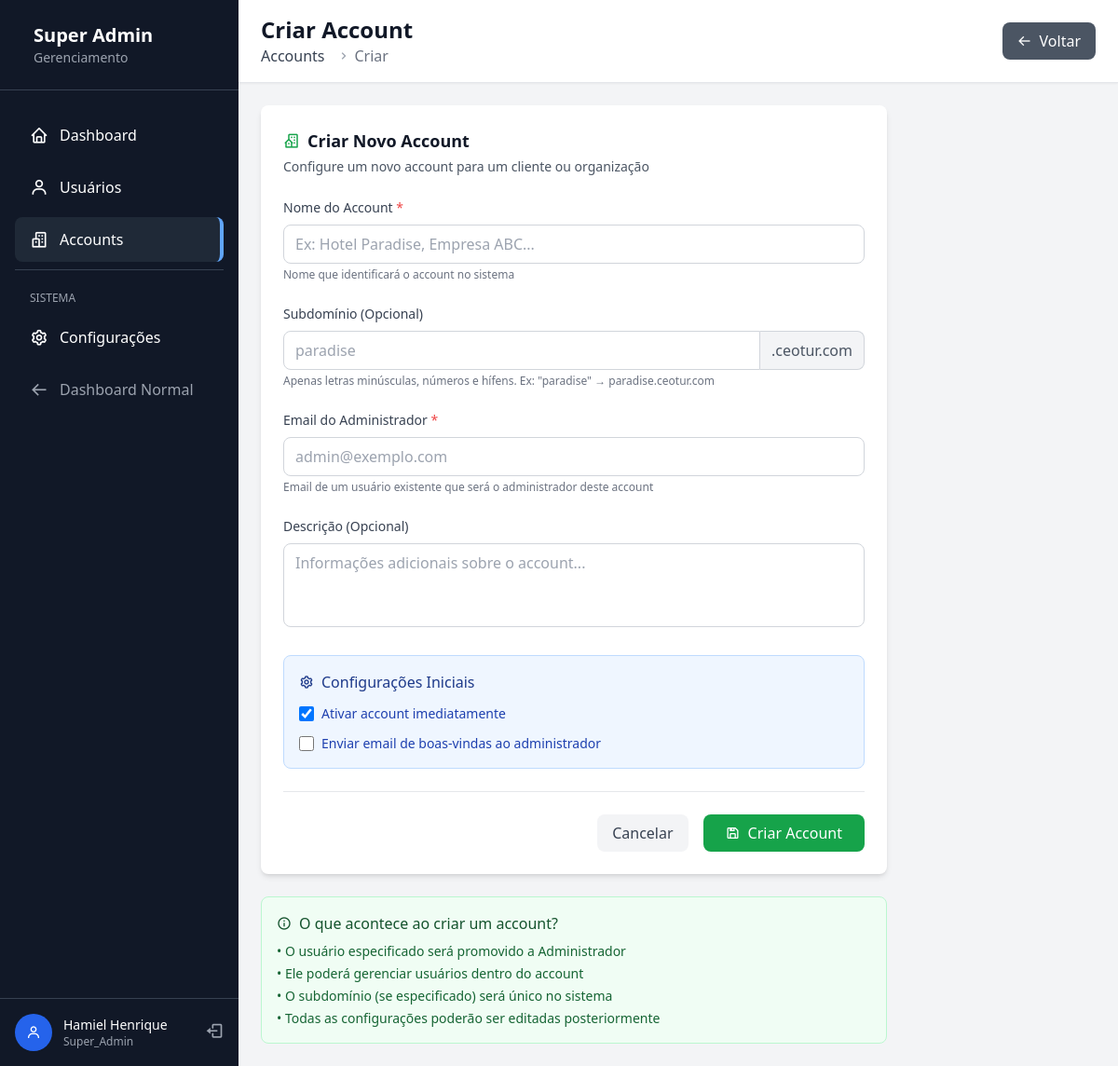
/super-admin/accounts/create (signed in), run on an earlier commit of the app's database.
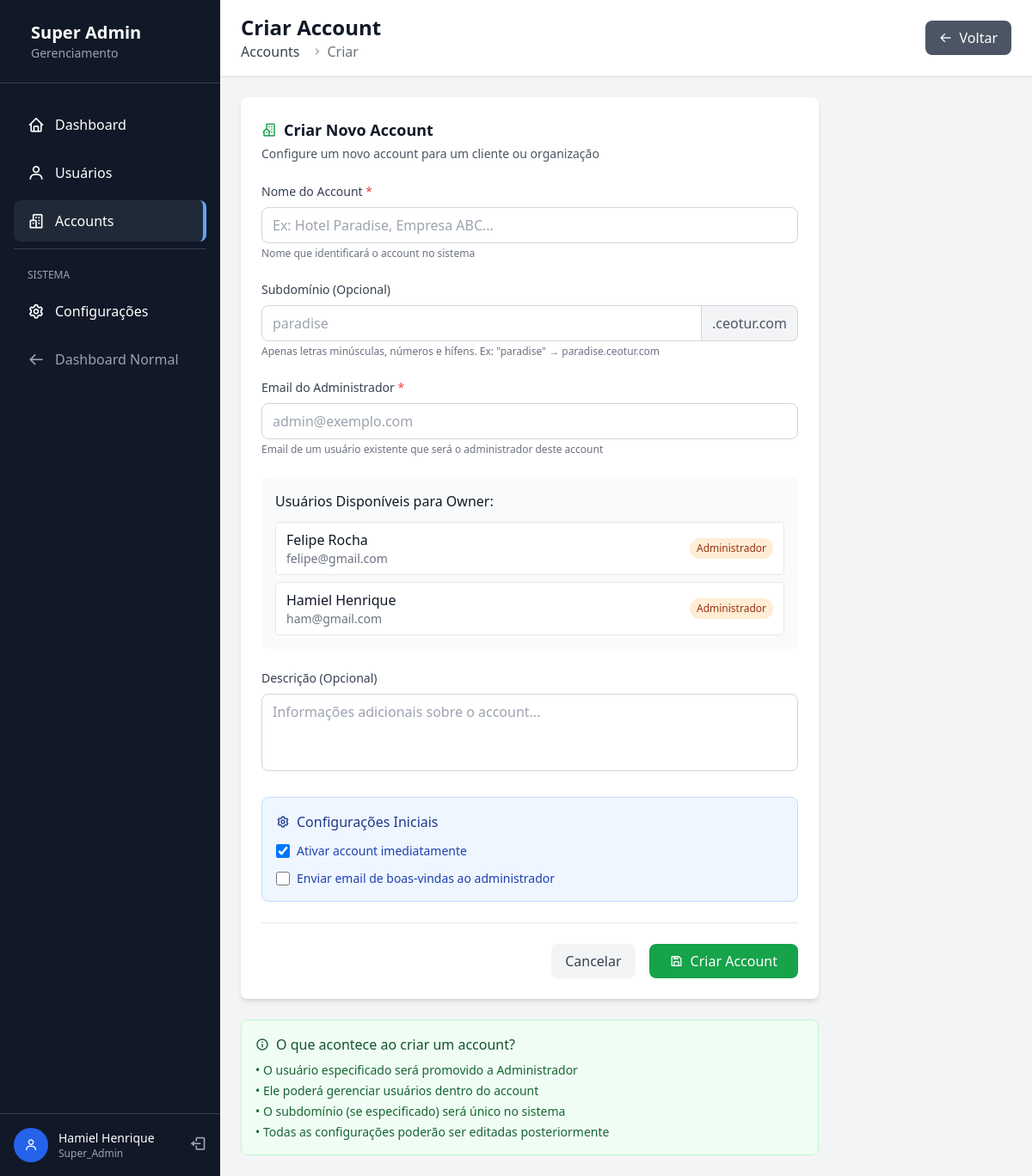
And on a later commit of the database.
### app/models/user.py (models this page shows, shortened)
class User(UserMixin, db.Model):
    __tablename__ = 'users'
    id = db.Column(db.Integer, primary_key=True)
    email = db.Column(db.String(120), unique=True, nullable=False, index=True)
    password_hash = db.Column(db.String(128), nullable=False)
    first_name = db.Column(db.String(50), nullable=False)
    last_name = db.Column(db.String(50), nullable=False)
    theme_preference = db.Column(db.String(10), default='light')
    role = db.Column(db.Enum(UserRole), nullable=False, default=UserRole.USER)
    created_at = db.Column(db.DateTime, default=datetime.utcnow, nullable=False)
    updated_at = db.Column(db.DateTime, default=datetime.utcnow, onupdate=datetime.utcnow)
    last_login = db.Column(db.DateTime)
    accounts = db.relationship('Account',
                              secondary=user_accounts,
                              backref=db.backref('members', lazy='dynamic'),
                              lazy='dynamic')
    def is_super_admin(self):
        return self.role == UserRole.SUPER_ADMIN
    def get_full_name(self):
        return f"{self.first_name} {self.last_name}".strip()

### app/frontend/routes/super_admin/accounts.py (the view, shortened to what this page needs)
@accounts_bp.route('/create', methods=['GET', 'POST'])
@super_admin_required
def create():
    available_users = User.query.filter(
        (User.role == UserRole.USER) | (User.role == UserRole.ADMINISTRADOR)
    ).all()
    return render_template('super_admin/accounts/create.html', users=available_users)

### app/frontend/routes/super_admin/__init__.py (called while the page is built)
def super_admin_required(f):
    @wraps(f)
    @login_required
    def decorated_function(*args, **kwargs):
        if not current_user.is_authenticated:
            flash('Você precisa estar logado!', 'error')
            return redirect(url_for('auth.login'))
        if not current_user.is_super_admin():
            flash('Acesso negado! Área restrita para Super Admin.', 'error')
            return redirect(url_for('main.dashboard'))
        return f(*args, **kwargs)
    return decorated_function

### app/frontend/templates/super_admin/accounts/create.html (shortened to what the changed rows need)
{% extends "super_admin/base.html" %}
{% block page_title %}Criar Account{% endblock %}
{% block content %}
<div class="max-w-2xl">
    <div class="bg-white rounded-lg shadow-md p-6">
        <form method="POST" class="space-y-6">
            {% if users %}
            <div class="bg-gray-50 rounded-lg p-4">
                <h4 class="font-medium text-gray-900 mb-3">Usuários Disponíveis para Owner:</h4>
                <div class="max-h-40 overflow-y-auto space-y-2">
                    {% for user in users %}
                    <div class="flex items-center justify-between py-2 px-3 bg-white rounded border">
                        <div>
                            <p class="font-medium text-gray-900">{{ user.get_full_name() }}</p>
                            <p class="text-sm text-gray-500">{{ user.email }}</p>
                        </div>
                        <div class="flex items-center">
                            {% if user.role.value == 'administrador' %}
                                <span class="px-2 py-1 bg-orange-100 text-orange-800 text-xs rounded-full">
                                    Administrador
                                </span>
                            {% else %}
                                <span class="px-2 py-1 bg-gray-100 text-gray-800 text-xs rounded-full">
                                    Usuário
                                </span>
                            {% endif %}
                        </div>
                    </div>
                    {% endfor %}
                </div>
            </div>
            {% endif %}
        </form>
    </div>
</div>
{% endblock %}

What changed in the data, as far as the page shows it:
added User: get_full_name "Felipe Rocha", email "felipe@gmail.com", role "Administrador"
added User: get_full_name "Hamiel Henrique", email "ham@gmail.com", role "Administrador"
Also different on the page:
text now shown: "Usuários Disponíveis para Owner:"
